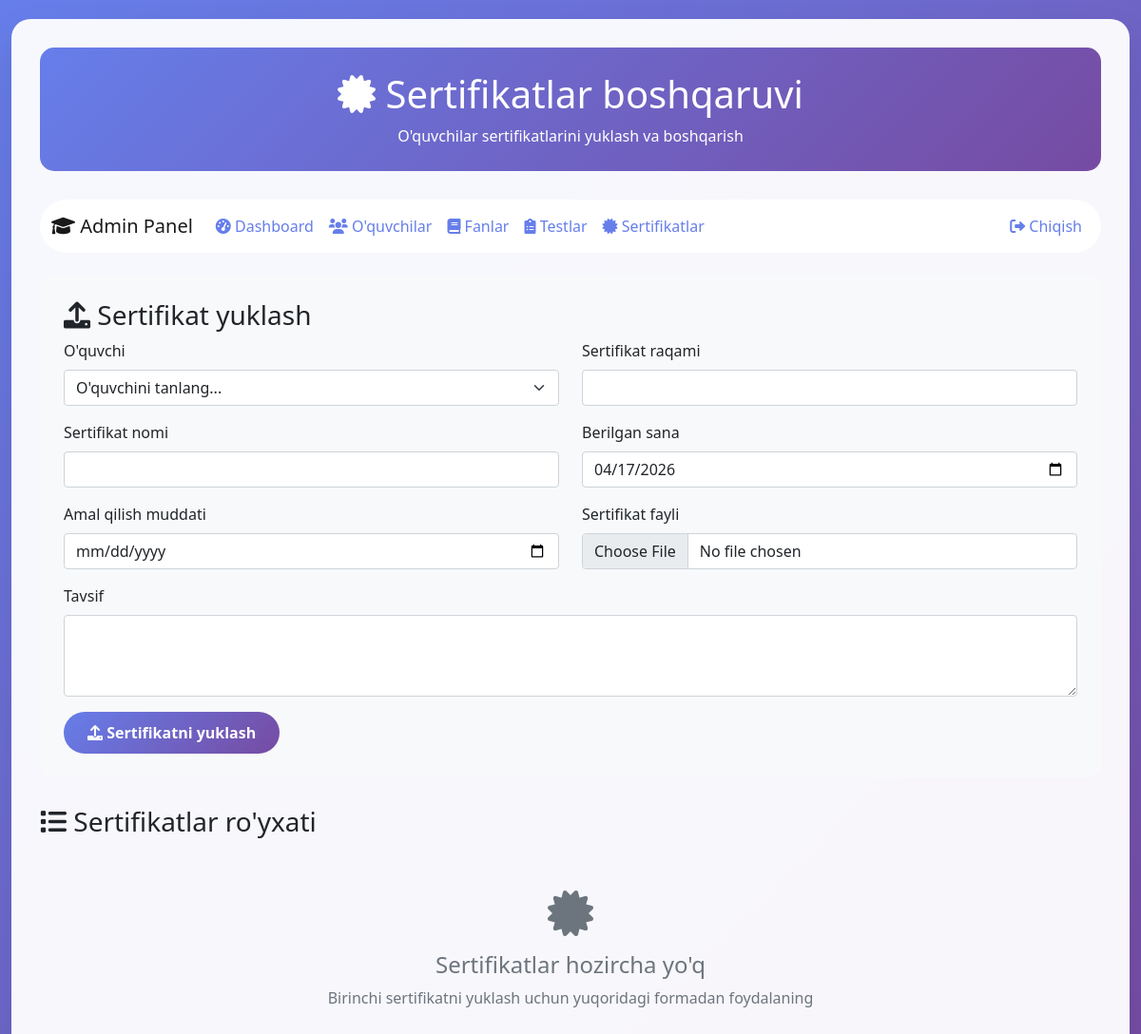
The app's page /admin/certificates (signed in), older data.
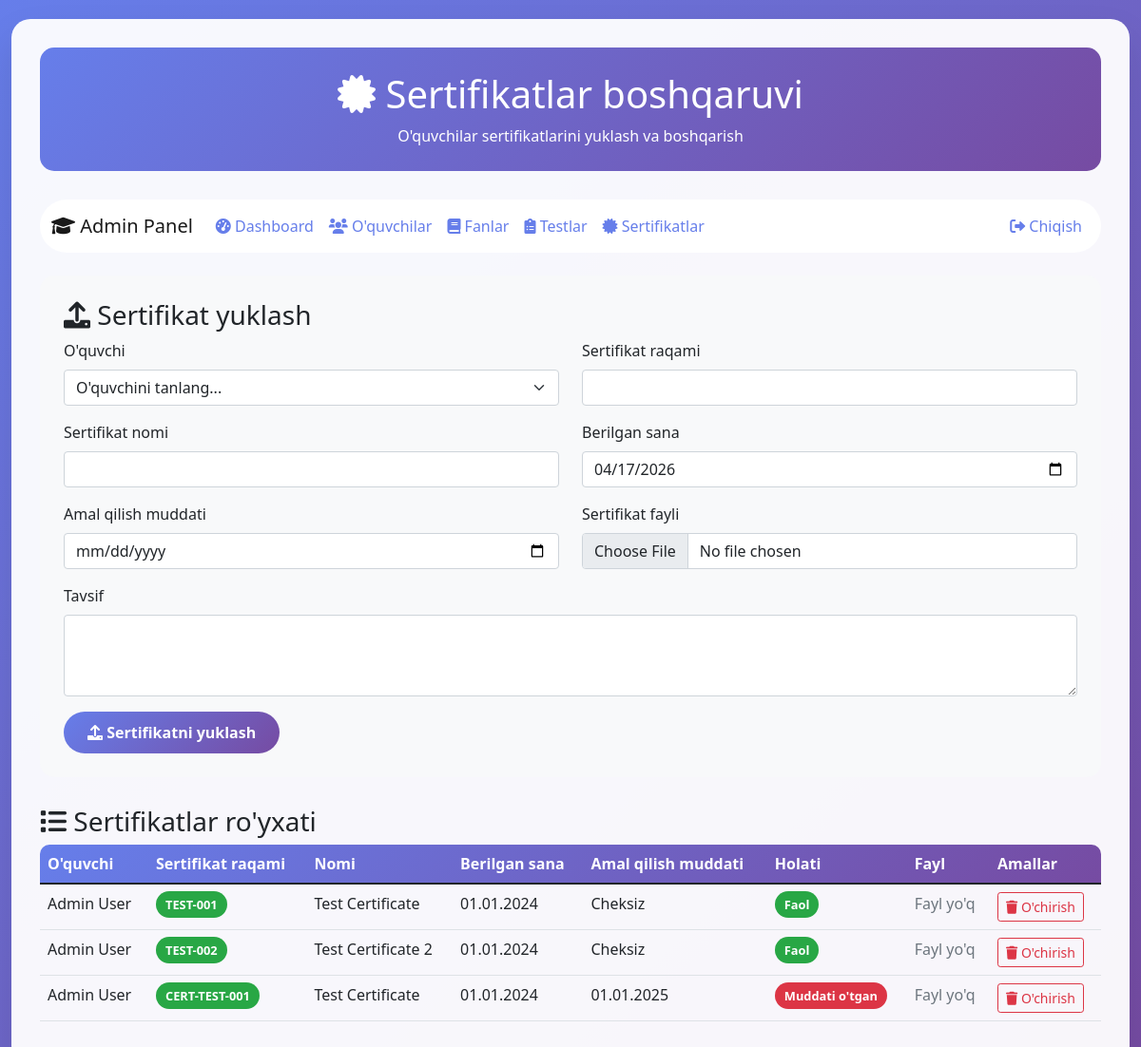
The same page, newer data.
### app.py (models this page shows)
class Certificate(db.Model):
    __tablename__ = 'certificate'
    id = db.Column(db.Integer, primary_key=True)
    user_id = db.Column(db.Integer, db.ForeignKey('user.id'), nullable=False)
    certificate_number = db.Column(db.String(50), unique=True, nullable=False)
    title = db.Column(db.String(200), nullable=False)
    description = db.Column(db.Text)
    issue_date = db.Column(db.DateTime, nullable=False)
    expiry_date = db.Column(db.DateTime)
    file_path = db.Column(db.String(500))
    is_active = db.Column(db.Boolean, default=True)
    created_at = db.Column(db.DateTime, nullable=False)
    user = db.relationship('User', backref=db.backref('certificates', lazy=True, cascade='all, delete-orphan'))

class User(db.Model):
    __tablename__ = 'user'
    id = db.Column(db.Integer, primary_key=True)
    username = db.Column(db.String(80), unique=True, nullable=False, index=True)
    password_hash = db.Column(db.String(255), nullable=False)
    first_name = db.Column(db.String(50), nullable=False)
    last_name = db.Column(db.String(50), nullable=False)
    is_admin = db.Column(db.Boolean, default=False)
    is_group_leader = db.Column(db.Boolean, default=False)
    needs_password_change = db.Column(db.Boolean, default=False)
    group_id = db.Column(db.Integer, db.ForeignKey('group.id'), nullable=True)
    group = db.relationship('Group', backref=db.backref('students', lazy=True, cascade='all, delete-orphan'), foreign_keys=[group_id])
    test_registrations = db.relationship('TestRegistration', backref='student', lazy=True, cascade='all, delete-orphan')
    test_results = db.relationship('TestResult', backref='student', lazy=True, cascade='all, delete-orphan')
    difficult_topics = db.relationship('DifficultTopic', backref='student', lazy=True, cascade='all, delete-orphan')

### app.py (the view)
@app.route('/admin/certificates')
def admin_certificates():
    if not session.get('logged_in', False) or not session.get('is_admin', False):
        return redirect(url_for('login'))
    certificates = Certificate.query.all()
    students = User.query.filter_by(is_admin=False, is_group_leader=False).all()
    return render_template('admin_certificates.html', certificates=certificates, students=students)

### app.py (called while the page is built, shortened)
@app.context_processor
def inject_user():
    class CurrentUser:
        def __init__(self):
            self.is_authenticated = session.get('logged_in', False)
            self.is_admin = session.get('is_admin', False)
            self.is_group_leader = session.get('is_group_leader', False)
            self.username = session.get('username', '')
            self.id = session.get('user_id', None)
    return dict(current_user=CurrentUser(), datetime=datetime)

### templates/admin_certificates.html (shortened to what this page needs)
<!DOCTYPE html>
<html lang="uz">
<head>
    <link href="https://cdn.jsdelivr.net/npm/bootstrap@5.1.3/dist/css/bootstrap.min.css" rel="stylesheet">
    <link href="https://cdnjs.cloudflare.com/ajax/libs/font-awesome/6.0.0/css/all.min.css" rel="stylesheet">
</head>
<body>
    <div class="container-fluid">
        <div class="main-container">
            <div class="header-section">
                <h1><i class="fas fa-certificate"></i> Sertifikatlar boshqaruvi</h1>
                <p class="mb-0">O'quvchilar sertifikatlarini yuklash va boshqarish</p>
            </div>
            <nav class="navbar navbar-expand-lg navbar-light bg-white rounded-pill mb-4">
                <div class="container-fluid">
                    <a class="navbar-brand" href="{{ url_for('admin_dashboard') }}">
                        <i class="fas fa-graduation-cap"></i> Admin Panel
                    </a>
                    <div class="collapse navbar-collapse" id="navbarNav">
                        <ul class="navbar-nav me-auto">
                            <li class="nav-item">
                                <a class="nav-link" href="{{ url_for('admin_dashboard') }}">
                                    <i class="fas fa-tachometer-alt"></i> Dashboard
                                </a>
                            </li>
                            <li class="nav-item">
                                <a class="nav-link" href="{{ url_for('admin_students') }}">
                                    <i class="fas fa-users"></i> O'quvchilar
                                </a>
                            </li>
                            <li class="nav-item">
                                <a class="nav-link" href="{{ url_for('admin_subjects') }}">
                                    <i class="fas fa-book"></i> Fanlar
                                </a>
                            </li>
                            <li class="nav-item">
                                <a class="nav-link" href="{{ url_for('admin_tests') }}">
                                    <i class="fas fa-clipboard-list"></i> Testlar
                                </a>
                            </li>
                            <li class="nav-item">
                                <a class="nav-link active" href="{{ url_for('admin_certificates') }}">
                                    <i class="fas fa-certificate"></i> Sertifikatlar
                                </a>
                            </li>
                        </ul>
                        <ul class="navbar-nav">
                            <li class="nav-item">
                                <a class="nav-link" href="{{ url_for('logout') }}">
                                    <i class="fas fa-sign-out-alt"></i> Chiqish
                                </a>
                            </li>
                        </ul>
                    </div>
                </div>
            </nav>
            <div class="upload-section">
                <h3><i class="fas fa-upload"></i> Sertifikat yuklash</h3>
                <form method="POST" action="{{ url_for('admin_upload_certificate') }}" enctype="multipart/form-data">
                    <div class="row">
                        <div class="col-md-6 mb-3">
                            <label for="user_id" class="form-label">O'quvchi</label>
                            <select class="form-select" id="user_id" name="user_id" required>
                                <option value="">O'quvchini tanlang...</option>
                            </select>
                        </div>
                        <div class="col-md-6 mb-3">
                            <label for="certificate_number" class="form-label">Sertifikat raqami</label>
                            <input type="text" class="form-control" id="certificate_number" name="certificate_number" required>
                        </div>
                        <div class="col-md-6 mb-3">
                            <label for="title" class="form-label">Sertifikat nomi</label>
                            <input type="text" class="form-control" id="title" name="title" required>
                        </div>
                        <div class="col-md-6 mb-3">
                            <label for="issue_date" class="form-label">Berilgan sana</label>
                            <input type="date" class="form-control" id="issue_date" name="issue_date" required>
                        </div>
                        <div class="col-md-6 mb-3">
                            <label for="expiry_date" class="form-label">Amal qilish muddati</label>
                            <input type="date" class="form-control" id="expiry_date" name="expiry_date">
                        </div>
                        <div class="col-md-6 mb-3">
                            <label for="certificate_file" class="form-label">Sertifikat fayli</label>
                            <input type="file" class="form-control" id="certificate_file" name="certificate_file" accept=".pdf,.jpg,.jpeg,.png">
                        </div>
                        <div class="col-12 mb-3">
                            <label for="description" class="form-label">Tavsif</label>
                            <textarea class="form-control" id="description" name="description" rows="3"></textarea>
                        </div>
                        <div class="col-12">
                            <button type="submit" class="btn btn-custom">
                                <i class="fas fa-upload"></i> Sertifikatni yuklash
                            </button>
                        </div>
                    </div>
                </form>
            </div>
            <div class="certificate-list">
                <h3><i class="fas fa-list"></i> Sertifikatlar ro'yxati</h3>
                {% if certificates %}
                    <div class="table-responsive">
                        <table class="table table-hover">
                            <thead>
                                <tr>
                                    <th>O'quvchi</th>
                                    <th>Sertifikat raqami</th>
                                    <th>Nomi</th>
                                    <th>Berilgan sana</th>
                                    <th>Amal qilish muddati</th>
                                    <th>Holati</th>
                                    <th>Fayl</th>
                                    <th>Amallar</th>
                                </tr>
                            </thead>
                            <tbody>
                                {% for cert in certificates %}
                                    <tr>
                                        <td>{{ cert.user.first_name }} {{ cert.user.last_name }}</td>
                                        <td><span class="certificate-number">{{ cert.certificate_number }}</span></td>
                                        <td>{{ cert.title }}</td>
                                        <td>{{ cert.issue_date.strftime('%d.%m.%Y') }}</td>
                                        <td>
                                            {% if cert.expiry_date %}
                                                {{ cert.expiry_date.strftime('%d.%m.%Y') }}
                                            {% else %}
                                                Cheksiz
                                            {% endif %}
                                        </td>
                                        <td>
                                            {% set now = datetime.now() %}
                                            {% if cert.expiry_date and cert.expiry_date < now %}
                                                <span class="status-badge status-expired">Muddati o'tgan</span>
                                            {% else %}
                                                <span class="status-badge status-active">Faol</span>
                                            {% endif %}
                                        </td>
                                        <td>
                                            {% if cert.file_path %}
                                                <a href="{{ url_for('static', filename=cert.file_path) }}" target="_blank" class="btn btn-sm btn-outline-primary">
                                                    <i class="fas fa-eye"></i> Ko'rish
                                                </a>
                                            {% else %}
                                                <span class="text-muted">Fayl yo'q</span>
                                            {% endif %}
                                        </td>
                                        <td>
                                            <form method="POST" action="{{ url_for('admin_delete_certificate', certificate_id=cert.id) }}" onsubmit="return confirm('Sertifikatni o\'chirishga ishonchingiz komilmi?')">
                                                <button type="submit" class="btn btn-sm btn-outline-danger">
                                                    <i class="fas fa-trash"></i> O'chirish
                                                </button>
                                            </form>
                                        </td>
                                    </tr>
                                {% endfor %}
                            </tbody>
                        </table>
                    </div>
                {% else %}
                    <div class="text-center py-5">
                        <i class="fas fa-certificate fa-3x text-muted mb-3"></i>
                        <h4 class="text-muted">Sertifikatlar hozircha yo'q</h4>
                        <p class="text-muted">Birinchi sertifikatni yuklash uchun yuqoridagi formadan foydalaning</p>
                    </div>
                {% endif %}
            </div>
        </div>
    </div>
</body>
</html>

### templates/admin_certificates.html (style rules this page uses)
body { background: linear-gradient(135deg, #667eea 0%, #764ba2 100%); min-height: 100vh; font-family: 'Segoe UI', Tahoma, Geneva, Verdana, sans-serif; }
.main-container { background: rgba(255, 255, 255, 0.95); border-radius: 20px; box-shadow: 0 20px 40px rgba(0, 0, 0, 0.1); margin: 20px auto; max-width: 1200px; padding: 30px; }
.header-section { background: linear-gradient(135deg, #667eea 0%, #764ba2 100%); color: white; padding: 25px; border-radius: 15px; margin-bottom: 30px; text-align: center; }
.certificate-number { background: #28a745; color: white; padding: 5px 10px; border-radius: 20px; font-size: 0.8rem; font-weight: bold; }
.upload-section { background: #f8f9fa; border-radius: 15px; padding: 25px; margin-bottom: 30px; }
.btn-custom { background: linear-gradient(135deg, #667eea 0%, #764ba2 100%); color: white; border: none; padding: 10px 25px; border-radius: 25px; font-weight: bold; transition: all 0.3s ease; }
.nav-link { color: #667eea !important; font-weight: 500; transition: all 0.3s ease; }
.table-responsive { border-radius: 10px; overflow: hidden; }
.table thead { background: linear-gradient(135deg, #667eea 0%, #764ba2 100%); color: white; }
.status-badge { padding: 5px 10px; border-radius: 20px; font-size: 0.8rem; font-weight: bold; }
.status-active { background: #28a745; color: white; }
.status-expired { background: #dc3545; color: white; }

Row changes from the older to the newer data that the page shows:
added Certificate: user.first_name "Admin", user.last_name "User", certificate_number "TEST-001", title "Test Certificate", issue_date "01.01.2024", shows "Cheksiz", shows "Faol", shows "Fayl yo'q"
added Certificate: user.first_name "Admin", user.last_name "User", certificate_number "TEST-002", title "Test Certificate 2", issue_date "01.01.2024", shows "Cheksiz", shows "Faol", shows "Fayl yo'q"
added Certificate: user.first_name "Admin", user.last_name "User", certificate_number "CERT-TEST-001", title "Test Certificate", issue_date "01.01.2024", expiry_date "01.01.2025", shows "Muddati o'tgan", shows "Fayl yo'q"
Text that changed along with them:
text no longer shown: "Sertifikatlar hozircha yo'q Birinchi sertifikatni yuklash uchun yuqoridagi formadan foydalaning"
text now shown: "O'quvchi Sertifikat raqami Nomi Berilgan sana Amal qilish muddati Holati Fayl Amallar"
